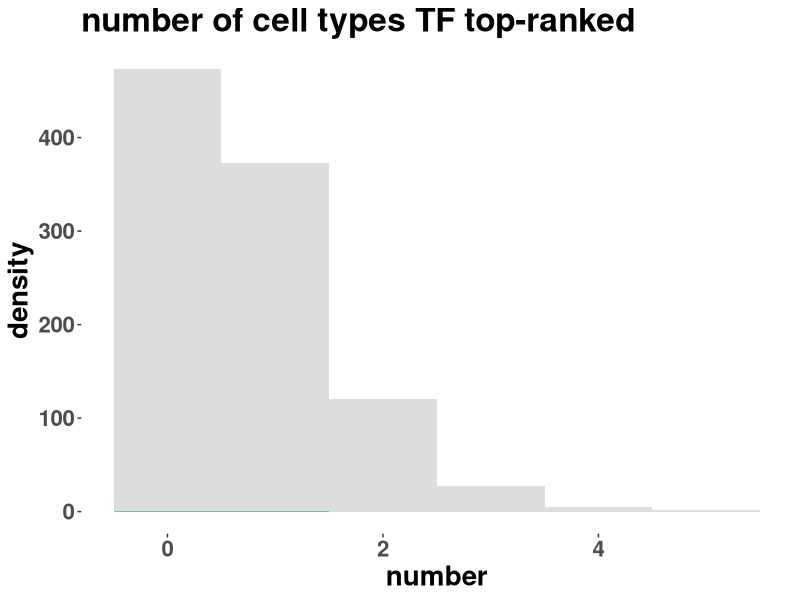

Write R code to recreate this figure.
library(ggplot2)
library(readxl)
data = read_excel("control.xlsx")
a = data.frame(time = c(1:1000))
b = cbind(a,data)

pdf('total_control_TF.pdf',pointsize=16)
p=ggplot(data, aes(number)) +geom_histogram(binwidth=1,aes(y = ..density..),fill = "#59CCCC",alpha=0.8)+stat_bin(binwidth=1,alpha = 0.2)+theme(panel.background = element_blank(),text = element_text(size=20,face = "bold"))+labs(title="number of cell types TF top-ranked")
p
dev.off()
